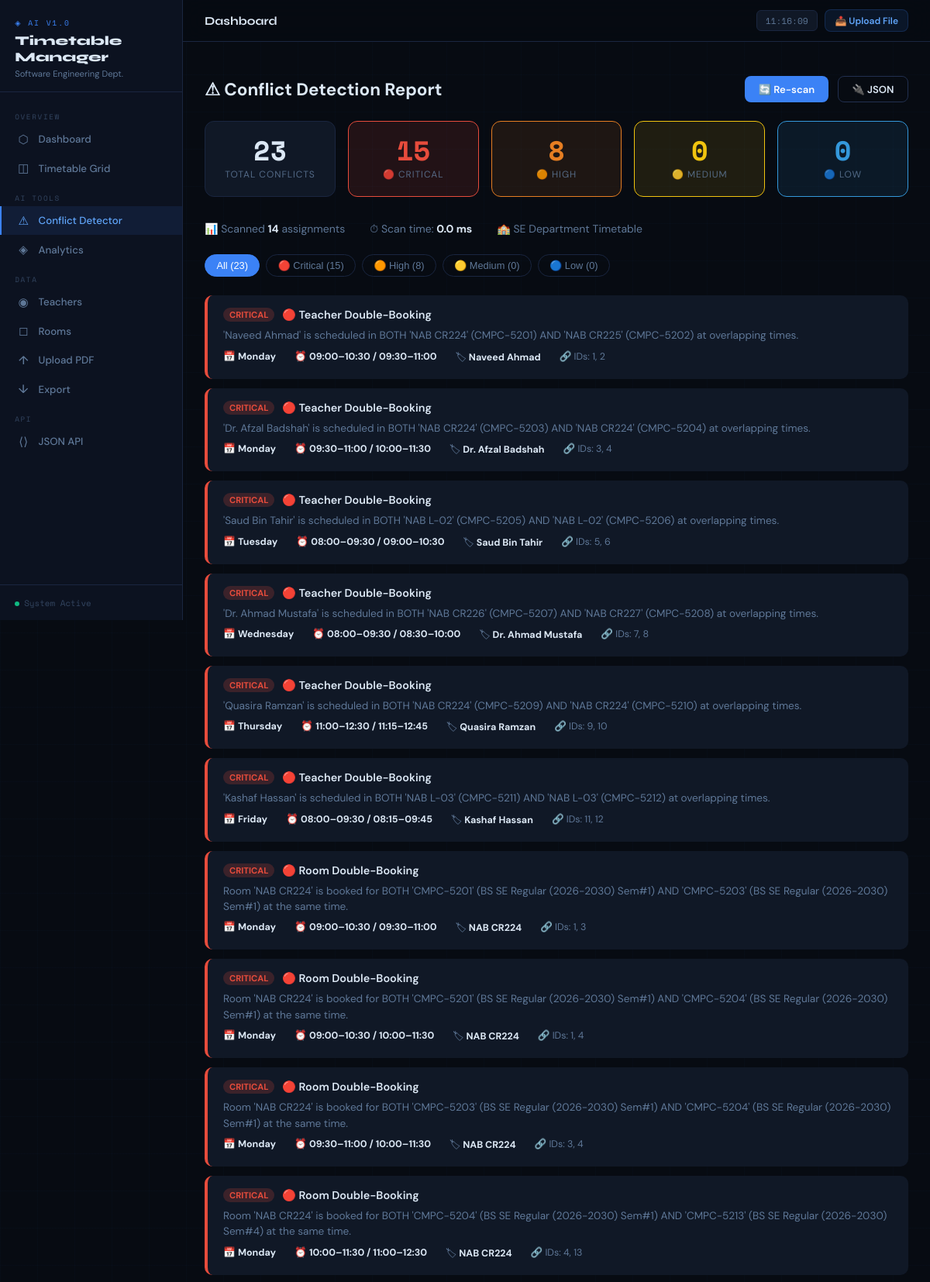
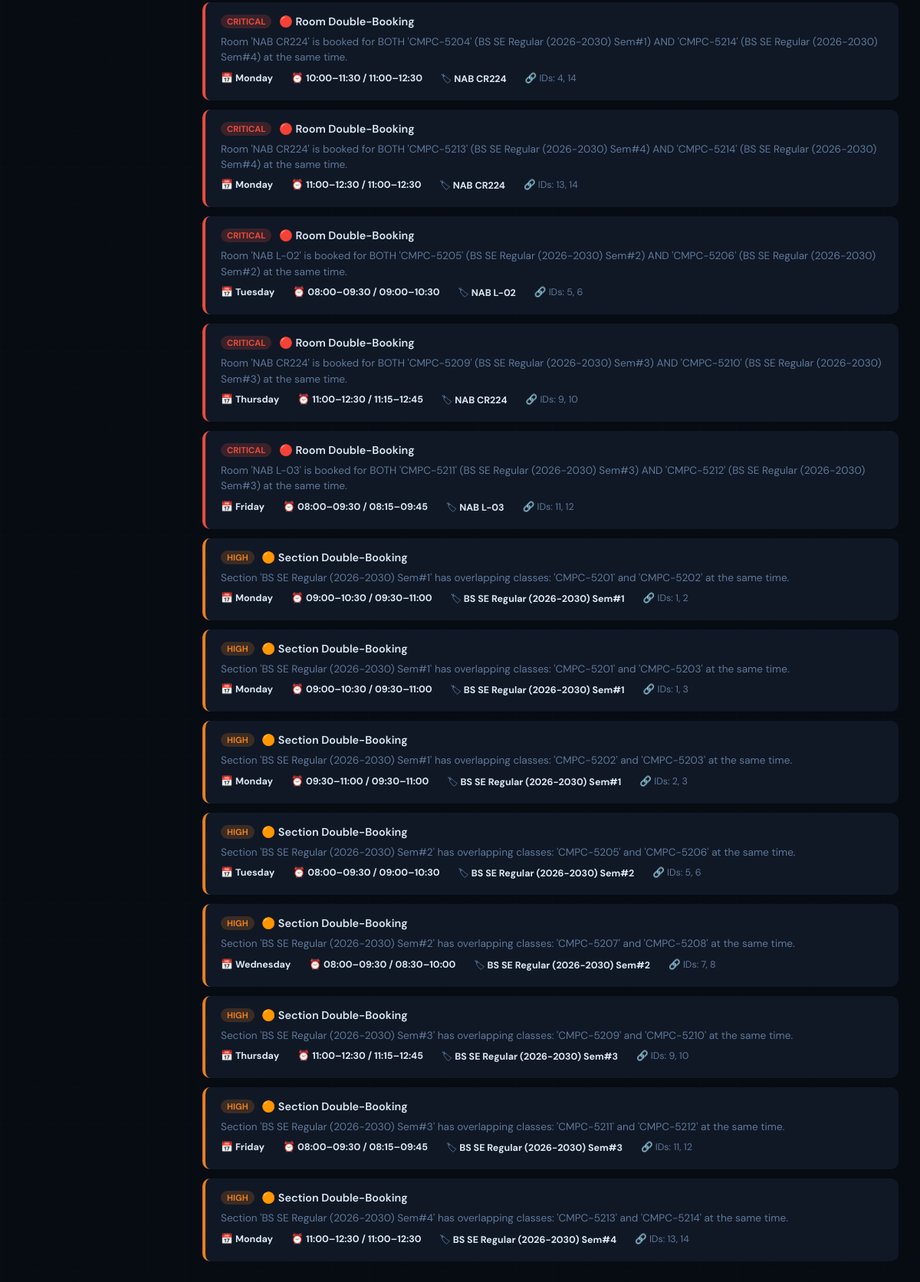
/conflicts, run on the app's committed database (2 pictures, top to bottom).
### app/models.py (models this page shows, shortened)
class Assignment(db.Model):
    __tablename__ = 'assignments'
    id          = db.Column(db.Integer, primary_key=True)
    course_id   = db.Column(db.Integer, db.ForeignKey('courses.id'),   nullable=False)
    teacher_id  = db.Column(db.Integer, db.ForeignKey('teachers.id'),  nullable=False)
    room_id     = db.Column(db.Integer, db.ForeignKey('rooms.id'),     nullable=False)
    section_id  = db.Column(db.Integer, db.ForeignKey('sections.id'),  nullable=False)
    timeslot_id = db.Column(db.Integer, db.ForeignKey('timeslots.id'), nullable=False)
    is_combined = db.Column(db.Boolean, default=False)
    source      = db.Column(db.String(20), default='parsed')  # parsed / generated / manual
    created_at  = db.Column(db.DateTime, default=datetime.utcnow)
    course   = db.relationship('Course',   back_populates='assignments')
    teacher  = db.relationship('Teacher',  back_populates='assignments')
    room     = db.relationship('Room',     back_populates='assignments')
    section  = db.relationship('Section',  back_populates='assignments')
    timeslot = db.relationship('TimeSlot', back_populates='assignments')

class TimeSlot(db.Model):
    __tablename__ = 'timeslots'
    id         = db.Column(db.Integer, primary_key=True)
    day        = db.Column(db.String(10), nullable=False)   # Monday, Tuesday, ...
    start_time = db.Column(db.String(6),  nullable=False)   # "08:00"
    end_time   = db.Column(db.String(6),  nullable=False)   # "09:30"
    assignments = db.relationship('Assignment', back_populates='timeslot',
                                  cascade='all, delete-orphan')

class Teacher(db.Model):
    __tablename__ = 'teachers'
    id                 = db.Column(db.Integer, primary_key=True)
    name               = db.Column(db.String(120), nullable=False, unique=True)
    type               = db.Column(db.String(20), default='Visiting')   # Regular / Visiting
    email              = db.Column(db.String(120), nullable=True)
    max_hours_per_week = db.Column(db.Integer, default=18)
    created_at         = db.Column(db.DateTime, default=datetime.utcnow)
    assignments = db.relationship('Assignment', back_populates='teacher',
                                  cascade='all, delete-orphan')

class Room(db.Model):
    __tablename__ = 'rooms'
    id         = db.Column(db.Integer, primary_key=True)
    name       = db.Column(db.String(60),  nullable=False, unique=True)
    building   = db.Column(db.String(60),  nullable=True)
    capacity   = db.Column(db.Integer, default=40)
    room_type  = db.Column(db.String(20),  default='Classroom')  # Classroom / Lab / Hall
    created_at = db.Column(db.DateTime, default=datetime.utcnow)
    assignments = db.relationship('Assignment', back_populates='room',
                                  cascade='all, delete-orphan')

### app/routes.py (the view)
@main.route('/conflicts')
def conflicts():
    if Assignment.query.count() == 0:
        flash('No timetable data loaded yet. Please upload a PDF or CSV file first.', 'warning')
        return redirect(url_for('main.upload'))
    db.session.expire_all()
    detector = ConflictDetector()
    report = detector.run()
    return render_template(
        'conflicts.html',
        report=report,
        conflicts=report.sorted_conflicts(),
        counts=report.counts(),
        total=len(report.conflicts),
        scan_time=f"{report.scan_time_ms:.1f}",
        total_assignments=report.total_assignments,
    )

### app/__init__.py (called while the page is built)
def create_app():
    app = Flask(__name__)
    from app.config import DevelopmentConfig
    app.config.from_object(DevelopmentConfig)
    db.init_app(app)
    with app.app_context():
        from app import models  # not just "from . import models"
        db.create_all()
    from app.routes import main
    app.register_blueprint(main)
    @app.after_request
    def add_no_cache_headers(response):
        if 'text/html' in response.content_type:
            response.headers['Cache-Control'] = 'no-store, no-cache, must-revalidate, max-age=0'
            response.headers['Pragma'] = 'no-cache'
            response.headers['Expires'] = '0'
        return response
    return app

### app/conflict_detector.py (called while the page is built)
    @property
    def severity_emoji(self) -> str:
        return SEVERITY_EMOJI.get(self.severity, "⚪")

    def add(self, conflict: Conflict):
        self.conflicts.append(conflict)

    def sorted_conflicts(self) -> List[Conflict]:
        return sorted(self.conflicts, key=lambda c: SEVERITY_RANK.get(c.severity, 99))

    def counts(self) -> dict:
        counts = {"CRITICAL": 0, "HIGH": 0, "MEDIUM": 0, "LOW": 0}
        for c in self.conflicts:
            counts[c.severity] = counts.get(c.severity, 0) + 1
        return counts

    @staticmethod
    def _is_valid_time(time_str) -> bool:
        if not time_str:
            return False
        try:
            parts = str(time_str).split(':')
            if len(parts) != 2:
                return False
            h, m = int(parts[0]), int(parts[1])
            return 0 <= h < 24 and 0 <= m < 60
        except Exception:
            return False

    @staticmethod
    def _times_overlap(start1: str, end1: str, start2: str, end2: str) -> bool:
        def to_minutes(t: str) -> int:
            h, m = map(int, t.split(":"))
            return h * 60 + m
        s1, e1 = to_minutes(start1), to_minutes(end1)
        s2, e2 = to_minutes(start2), to_minutes(end2)
        return s1 < e2 and s2 < e1

    @staticmethod
    def _gap_minutes(end_time: str, start_time: str) -> int:
        def to_minutes(t: str) -> int:
            h, m = map(int, t.split(":"))
            return h * 60 + m
        return to_minutes(start_time) - to_minutes(end_time)

    @staticmethod
    def _slot_label(a: dict) -> str:
        return f"{a['start_time']}–{a['end_time']}"

    @staticmethod
    def _section_label(a: dict) -> str:
        return (f"{a['program']} SE {a['section_type']} "
                f"({a['batch']}) Sem#{a['semester']}")

### app/templates/conflicts.html (shortened to what this page needs)
{% extends "base.html" %}
{% block content %}
<div style="display:flex; align-items:center; justify-content:space-between; margin-bottom:1.5rem; flex-wrap:wrap; gap:1rem;">
  <h1 style="font-size:1.4rem; font-weight:700;">⚠ Conflict Detection Report</h1>
  <div style="display:flex; gap:.75rem;">
    <a href="/conflicts" class="btn btn-primary">🔄 Re-scan</a>
    <a href="/api/conflicts" class="btn btn-outline">🔌 JSON</a>
  </div>
</div>
<div class="summary-bar">
  <div class="scard total" onclick="filterBy('ALL')">
    <div class="num">{{ total }}</div>
    <div class="lbl">Total Conflicts</div>
  </div>
  <div class="scard critical" onclick="filterBy('CRITICAL')">
    <div class="num">{{ counts.CRITICAL }}</div>
    <div class="lbl">🔴 Critical</div>
  </div>
  <div class="scard high" onclick="filterBy('HIGH')">
    <div class="num">{{ counts.HIGH }}</div>
    <div class="lbl">🟠 High</div>
  </div>
  <div class="scard medium" onclick="filterBy('MEDIUM')">
    <div class="num">{{ counts.MEDIUM }}</div>
    <div class="lbl">🟡 Medium</div>
  </div>
  <div class="scard low" onclick="filterBy('LOW')">
    <div class="num">{{ counts.LOW }}</div>
    <div class="lbl">🔵 Low</div>
  </div>
</div>
<div class="meta">
  <span>📊 Scanned <strong>{{ total_assignments }}</strong> assignments</span>
  <span>⏱ Scan time: <strong>{{ scan_time }} ms</strong></span>
  <span>🏫 SE Department Timetable</span>
</div>
<div class="filter-tabs">
  <button class="ftab active" onclick="filterBy('ALL', this)">All ({{ total }})</button>
  <button class="ftab" onclick="filterBy('CRITICAL', this)">🔴 Critical ({{ counts.CRITICAL }})</button>
  <button class="ftab" onclick="filterBy('HIGH', this)">🟠 High ({{ counts.HIGH }})</button>
  <button class="ftab" onclick="filterBy('MEDIUM', this)">🟡 Medium ({{ counts.MEDIUM }})</button>
  <button class="ftab" onclick="filterBy('LOW', this)">🔵 Low ({{ counts.LOW }})</button>
</div>
{% if conflicts %}
<div class="conflict-list" id="conflictList">
  {% for c in conflicts %}
  <div class="conflict-card {{ c.severity }}" data-severity="{{ c.severity }}">
    <div class="top">
      <span class="badge-sev {{ c.severity }}">{{ c.severity }}</span>
      <span class="type">{{ c.severity_emoji }} {{ c.conflict_type }}</span>
    </div>
    <div class="desc">{{ c.description }}</div>
    <div class="meta-row">
      {% if c.day %}<span>📅 <strong>{{ c.day }}</strong></span>{% endif %}
      {% if c.time_slot %}<span>⏰ <strong>{{ c.time_slot }}</strong></span>{% endif %}
      {% if c.entity_name %}<span>🏷 <strong>{{ c.entity_name }}</strong></span>{% endif %}
      <span>🔗 IDs: {{ c.affected_ids | join(', ') }}</span>
    </div>
  </div>
  {% endfor %}
</div>
{% else %}
<div class="empty-state">
  <div class="big">✅</div>
  <h2>No Conflicts Found!</h2>
  <p>Your timetable looks clean. Well done.</p>
</div>
{% endif %}
{% endblock %}

### app/templates/base.html (shortened to what this page needs)
<!DOCTYPE html>
<html lang="en">
<head>
</head>
<body>
<aside class="sidebar">
  <div class="sb-logo">
    <div class="mark">◈ AI v1.0</div>
    <h1>Timetable<br>Manager</h1>
    <div class="dept">Software Engineering Dept.</div>
  </div>
  <nav class="sb-nav">
    <div class="sb-section">Overview</div>
    <a href="/"          class="sb-link {% if request.endpoint=='main.index' %}active{% endif %}"><span class="ico">⬡</span><span class="label">Dashboard</span></a>
    <a href="/timetable" class="sb-link {% if request.endpoint=='main.timetable' %}active{% endif %}"><span class="ico">◫</span><span class="label">Timetable Grid</span></a>
    <div class="sb-section">AI Tools</div>
    <a href="/conflicts"  class="sb-link {% if request.endpoint=='main.conflicts' %}active{% endif %}"><span class="ico">⚠</span><span class="label">Conflict Detector</span></a>
    <a href="/analytics"  class="sb-link {% if request.endpoint=='main.analytics' %}active{% endif %}"><span class="ico">◈</span><span class="label">Analytics</span></a>
    <div class="sb-section">Data</div>
    <a href="/teachers"  class="sb-link {% if request.endpoint=='main.teachers' %}active{% endif %}"><span class="ico">◉</span><span class="label">Teachers</span></a>
    <a href="/rooms"     class="sb-link {% if request.endpoint=='main.rooms' %}active{% endif %}"><span class="ico">◻</span><span class="label">Rooms</span></a>
    <a href="/upload"    class="sb-link {% if request.endpoint=='main.upload' %}active{% endif %}"><span class="ico">↑</span><span class="label">Upload PDF</span></a>
    <a href="/export"    class="sb-link {% if request.endpoint=='main.export_page' %}active{% endif %}"><span class="ico">↓</span><span class="label">Export</span></a>
    <div class="sb-section">API</div>
    <a href="/api/conflicts" class="sb-link" target="_blank"><span class="ico">⟨⟩</span><span class="label">JSON API</span></a>
  </nav>
  <div class="sb-foot"><span class="dot"></span>System Active</div>
</aside>
<div class="main-wrap">
  <div class="topbar">
    <div class="pg-title">{% block page_title %}Dashboard{% endblock %}</div>
    <div class="topbar-r">
      <div class="clock" id="clock">--:--:--</div>
      <a href="/upload" class="btn btn-ghost btn-sm">📤 Upload File</a>
    </div>
  </div>
  <div class="page-body">
    {% block content %}{% endblock %}
  </div>
</div>
</body>
</html>

### data on the page
Assignment: severity "CRITICAL", severity_emoji "🔴", conflict_type "Teacher Double-Booking", description "'Naveed Ahmad' is scheduled in BOTH 'NAB CR224' (CMPC-5201) AND 'NAB CR225' (CMPC-5202) at overlapping times.", day "Monday", time_slot "09:00–10:30 / 09:30–11:00", entity_name "Naveed Ahmad", affected_ids "1, 2", conflict_type "Room Double-Booking", description "Room 'NAB CR224' is booked for BOTH 'CMPC-5201' (BS SE Regular (2026-2030) Sem#1) AND 'CMPC-5203' (BS SE Regular (2026-2030) Sem#1) at the same time.", entity_name "NAB CR224", affected_ids "1, 3", description "Room 'NAB CR224' is booked for BOTH 'CMPC-5201' (BS SE Regular (2026-2030) Sem#1) AND 'CMPC-5204' (BS SE Regular (2026-2030) Sem#1) at the same time.", time_slot "09:00–10:30 / 10:00–11:30", affected_ids "1, 4", severity "HIGH", severity_emoji "🟠", conflict_type "Section Double-Booking", description "Section 'BS SE Regular (2026-2030) Sem#1' has overlapping classes: 'CMPC-5201' and 'CMPC-5202' at the same time.", entity_name "BS SE Regular (2026-2030) Sem#1", description "Section 'BS SE Regular (2026-2030) Sem#1' has overlapping classes: 'CMPC-5201' and 'CMPC-5203' at the same time.", description "Section 'BS SE Regular (2026-2030) Sem#1' has overlapping classes: 'CMPC-5202' and 'CMPC-5203' at the same time.", time_slot "09:30–11:00 / 09:30–11:00", affected_ids "2, 3"
Assignment: severity "CRITICAL", severity_emoji "🔴", conflict_type "Teacher Double-Booking", description "'Dr. Afzal Badshah' is scheduled in BOTH 'NAB CR224' (CMPC-5203) AND 'NAB CR224' (CMPC-5204) at overlapping times.", day "Monday", time_slot "09:30–11:00 / 10:00–11:30", entity_name "Dr. Afzal Badshah", affected_ids "3, 4"
Assignment: severity "CRITICAL", severity_emoji "🔴", conflict_type "Teacher Double-Booking", description "'Saud Bin Tahir' is scheduled in BOTH 'NAB L-02' (CMPC-5205) AND 'NAB L-02' (CMPC-5206) at overlapping times.", day "Tuesday", time_slot "08:00–09:30 / 09:00–10:30", entity_name "Saud Bin Tahir", affected_ids "5, 6", conflict_type "Room Double-Booking", description "Room 'NAB L-02' is booked for BOTH 'CMPC-5205' (BS SE Regular (2026-2030) Sem#2) AND 'CMPC-5206' (BS SE Regular (2026-2030) Sem#2) at the same time.", entity_name "NAB L-02", severity "HIGH", severity_emoji "🟠", conflict_type "Section Double-Booking", description "Section 'BS SE Regular (2026-2030) Sem#2' has overlapping classes: 'CMPC-5205' and 'CMPC-5206' at the same time.", entity_name "BS SE Regular (2026-2030) Sem#2"
Assignment: severity "CRITICAL", severity_emoji "🔴", conflict_type "Teacher Double-Booking", description "'Dr. Ahmad Mustafa' is scheduled in BOTH 'NAB CR226' (CMPC-5207) AND 'NAB CR227' (CMPC-5208) at overlapping times.", day "Wednesday", time_slot "08:00–09:30 / 08:30–10:00", entity_name "Dr. Ahmad Mustafa", affected_ids "7, 8", severity "HIGH", severity_emoji "🟠", conflict_type "Section Double-Booking", description "Section 'BS SE Regular (2026-2030) Sem#2' has overlapping classes: 'CMPC-5207' and 'CMPC-5208' at the same time.", entity_name "BS SE Regular (2026-2030) Sem#2"
Assignment: severity "CRITICAL", severity_emoji "🔴", conflict_type "Teacher Double-Booking", description "'Quasira Ramzan' is scheduled in BOTH 'NAB CR224' (CMPC-5209) AND 'NAB CR224' (CMPC-5210) at overlapping times.", day "Thursday", time_slot "11:00–12:30 / 11:15–12:45", entity_name "Quasira Ramzan", affected_ids "9, 10", conflict_type "Room Double-Booking", description "Room 'NAB CR224' is booked for BOTH 'CMPC-5209' (BS SE Regular (2026-2030) Sem#3) AND 'CMPC-5210' (BS SE Regular (2026-2030) Sem#3) at the same time.", entity_name "NAB CR224", severity "HIGH", severity_emoji "🟠", conflict_type "Section Double-Booking", description "Section 'BS SE Regular (2026-2030) Sem#3' has overlapping classes: 'CMPC-5209' and 'CMPC-5210' at the same time.", entity_name "BS SE Regular (2026-2030) Sem#3"
Assignment: severity "CRITICAL", severity_emoji "🔴", conflict_type "Teacher Double-Booking", description "'Kashaf Hassan' is scheduled in BOTH 'NAB L-03' (CMPC-5211) AND 'NAB L-03' (CMPC-5212) at overlapping times.", day "Friday", time_slot "08:00–09:30 / 08:15–09:45", entity_name "Kashaf Hassan", affected_ids "11, 12", conflict_type "Room Double-Booking", description "Room 'NAB L-03' is booked for BOTH 'CMPC-5211' (BS SE Regular (2026-2030) Sem#3) AND 'CMPC-5212' (BS SE Regular (2026-2030) Sem#3) at the same time.", entity_name "NAB L-03", severity "HIGH", severity_emoji "🟠", conflict_type "Section Double-Booking", description "Section 'BS SE Regular (2026-2030) Sem#3' has overlapping classes: 'CMPC-5211' and 'CMPC-5212' at the same time.", entity_name "BS SE Regular (2026-2030) Sem#3"
TimeSlot: day "Monday" "Monday" "Monday" "Monday"
Room: entity_name "NAB CR224" "NAB CR224" "NAB CR224" "NAB CR224"
Assignment: severity "HIGH", severity_emoji "🟠", conflict_type "Section Double-Booking", description "Section 'BS SE Regular (2026-2030) Sem#4' has overlapping classes: 'CMPC-5213' and 'CMPC-5214' at the same time.", day "Monday", time_slot "11:00–12:30 / 11:00–12:30", entity_name "BS SE Regular (2026-2030) Sem#4", affected_ids "13, 14"

### other printed values
{{ total }} "23"
{{ counts.CRITICAL }} "15"
{{ counts.HIGH }} "8"
{{ counts.MEDIUM }} "0"
{{ counts.LOW }} "0"
{{ total_assignments }} "14"
{{ scan_time }} "0.0"
{{ c.severity }} "CRITICAL" "CRITICAL" "CRITICAL" "CRITICAL"
{{ c.severity_emoji }} "🔴" "🔴" "🔴" "🔴"
{{ c.conflict_type }} "Room Double-Booking" "Room Double-Booking" "Room Double-Booking" "Room Double-Booking"
{{ c.description }} "Room 'NAB CR224' is booked for BOTH 'CMPC-5203' (BS SE Regular (2026-2030) Sem#1) AND 'CMPC-5204' (BS SE Regular (2026-2030) Sem#1) at the same time." "Room 'NAB CR224' is booked for BOTH 'CMPC-5204' (BS SE Regular (2026-2030) Sem#1) AND 'CMPC-5213' (BS SE Regular (2026-2030) Sem#4) at the same time." "Room 'NAB CR224' is booked for BOTH 'CMPC-5204' (BS SE Regular (2026-2030) Sem#1) AND 'CMPC-5214' (BS SE Regular (2026-2030) Sem#4) at the same time." "Room 'NAB CR224' is booked for BOTH 'CMPC-5213' (BS SE Regular (2026-2030) Sem#4) AND 'CMPC-5214' (BS SE Regular (2026-2030) Sem#4) at the same time."
{{ c.time_slot }} "09:30–11:00 / 10:00–11:30" "10:00–11:30 / 11:00–12:30" "10:00–11:30 / 11:00–12:30" "11:00–12:30 / 11:00–12:30"
{{ c.affected_ids | join(', ') }} "3, 4" "4, 13" "4, 14" "13, 14"
